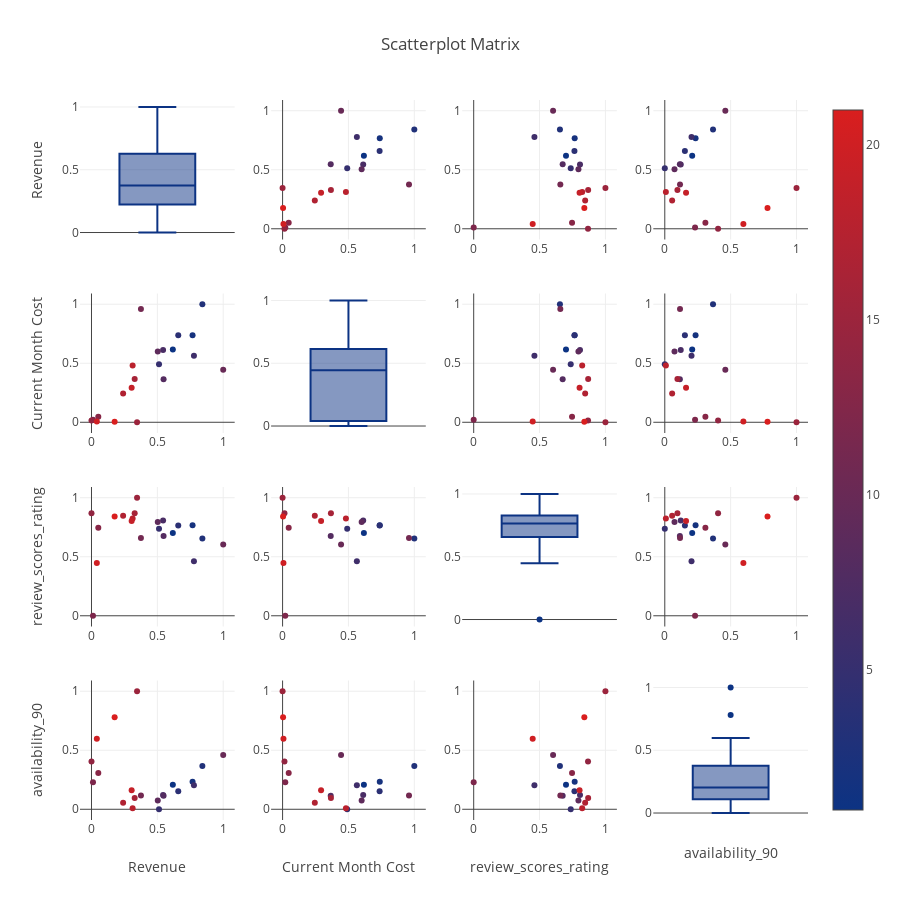

Write notebook code for a chart like this one.
### Code cell
# plotting the Scatterplot Matrix

import plotly.figure_factory as ff

# Here the Index is arranged so that the scale on the side starts from 1 and ends at 21 instead of the default (0 to 21)
scatter_df['index'] = np.arange(1,len(scatter_df)+1)


fig = ff.create_scatterplotmatrix(scatter_df, diag ='box', index = 'index' , colormap ='Portland',
                                 colormap_type = 'seq', height = 900, width = 900)
iplot(fig)

### Figure 1 — Plotly figure (JSON) as saved in the notebook; plotly's stock layout.template omitted (floating-point values rounded to 4 significant figures)
{"data": [{"marker": {"color": "rgb(12, 51, 131)"}, "showlegend": false, "type": "box", "uid": "5dab0a36-5c97-11e9-92a3-3cf862c2ea5b", "xaxis": "x", "y": [0.6176, 0.7673, 0.8417, 0.6587, 0.5128, 0.7778, 0.5436, 0.5473, 0.5032, 1, 0.3754, 0.01134, 0.05167, 0, 0.3459, 0.3279, 0.2401, 0.3122, 0.3049, 0.04064, 0.1758], "yaxis": "y"}, {"marker": {"color": [1, 2, 3, 4, 5, 6, 7, 8, 9, 10, 11, 12, 13, 14, 15, 16, 17, 18, 19, 20, 21], "colorscale": [[0, "rgb(12, 51, 131)"], [1, "rgb(217, 30, 30)"]], "showscale": true, "size": 6}, "mode": "markers", "showlegend": false, "type": "scatter", "uid": "5daba60a-5c97-11e9-bc3a-3cf862c2ea5b", "x": [0.6173, 0.7379, 1, 0.7365, 0.4906, 0.5639, 0.6119, 0.3654, 0.6002, 0.4439, 0.9596, 0.0204, 0.0464, 0.01431, 0, 0.3668, 0.2446, 0.4807, 0.2922, 0.006606, 0.003702], "xaxis": "x2", "y": [0.6176, 0.7673, 0.8417, 0.6587, 0.5128, 0.7778, 0.5436, 0.5473, 0.5032, 1, 0.3754, 0.01134, 0.05167, 0, 0.3459, 0.3279, 0.2401, 0.3122, 0.3049, 0.04064, 0.1758], "yaxis": "y2"}, {"marker": {"color": [1, 2, 3, 4, 5, 6, 7, 8, 9, 10, 11, 12, 13, 14, 15, 16, 17, 18, 19, 20, 21], "colorscale": [[0, "rgb(12, 51, 131)"], [1, "rgb(217, 30, 30)"]], "showscale": false, "size": 6}, "mode": "markers", "showlegend": false, "type": "scatter", "uid": "5dac1aee-5c97-11e9-b689-3cf862c2ea5b", "x": [0.7008, 0.7667, 0.6547, 0.7649, 0.7366, 0.4611, 0.8071, 0.6755, 0.7952, 0.6027, 0.6578, 0, 0.7467, 0.868, 1, 0.869, 0.8463, 0.8238, 0.8038, 0.448, 0.84], "xaxis": "x3", "y": [0.6176, 0.7673, 0.8417, 0.6587, 0.5128, 0.7778, 0.5436, 0.5473, 0.5032, 1, 0.3754, 0.01134, 0.05167, 0, 0.3459, 0.3279, 0.2401, 0.3122, 0.3049, 0.04064, 0.1758], "yaxis": "y3"}, {"marker": {"color": [1, 2, 3, 4, 5, 6, 7, 8, 9, 10, 11, 12, 13, 14, 15, 16, 17, 18, 19, 20, 21], "colorscale": [[0, "rgb(12, 51, 131)"], [1, "rgb(217, 30, 30)"]], "showscale": false, "size": 6}, "mode": "markers", "showlegend": false, "type": "scatter", "uid": "5dac68d8-5c97-11e9-a117-3cf862c2ea5b", "x": [0.2081, 0.2337, 0.3662, 0.1527, 0, 0.203, 0.1211, 0.1143, 0.07378, 0.4596, 0.1157, 0.2299, 0.3083, 0.4046, 1, 0.09609, 0.05591, 0.008152, 0.1613, 0.5966, 0.78], "xaxis": "x4", "y": [0.6176, 0.7673, 0.8417, 0.6587, 0.5128, 0.7778, 0.5436, 0.5473, 0.5032, 1, 0.3754, 0.01134, 0.05167, 0, 0.3459, 0.3279, 0.2401, 0.3122, 0.3049, 0.04064, 0.1758], "yaxis": "y4"}, {"marker": {"color": [1, 2, 3, 4, 5, 6, 7, 8, 9, 10, 11, 12, 13, 14, 15, 16, 17, 18, 19, 20, 21], "colorscale": [[0, "rgb(12, 51, 131)"], [1, "rgb(217, 30, 30)"]], "showscale": false, "size": 6}, "mode": "markers", "showlegend": false, "type": "scatter", "uid": "5dacddb6-5c97-11e9-b9f7-3cf862c2ea5b", "x": [0.6176, 0.7673, 0.8417, 0.6587, 0.5128, 0.7778, 0.5436, 0.5473, 0.5032, 1, 0.3754, 0.01134, 0.05167, 0, 0.3459, 0.3279, 0.2401, 0.3122, 0.3049, 0.04064, 0.1758], "xaxis": "x5", "y": [0.6173, 0.7379, 1, 0.7365, 0.4906, 0.5639, 0.6119, 0.3654, 0.6002, 0.4439, 0.9596, 0.0204, 0.0464, 0.01431, 0, 0.3668, 0.2446, 0.4807, 0.2922, 0.006606, 0.003702], "yaxis": "y5"}, {"marker": {"color": "rgb(12, 51, 131)"}, "showlegend": false, "type": "box", "uid": "5dad529c-5c97-11e9-b5bf-3cf862c2ea5b", "xaxis": "x6", "y": [0.6173, 0.7379, 1, 0.7365, 0.4906, 0.5639, 0.6119, 0.3654, 0.6002, 0.4439, 0.9596, 0.0204, 0.0464, 0.01431, 0, 0.3668, 0.2446, 0.4807, 0.2922, 0.006606, 0.003702], "yaxis": "y6"}, {"marker": {"color": [1, 2, 3, 4, 5, 6, 7, 8, 9, 10, 11, 12, 13, 14, 15, 16, 17, 18, 19, 20, 21], "colorscale": [[0, "rgb(12, 51, 131)"], [1, "rgb(217, 30, 30)"]], "showscale": false, "size": 6}, "mode": "markers", "showlegend": false, "type": "scatter", "uid": "5dadee6e-5c97-11e9-a917-3cf862c2ea5b", "x": [0.7008, 0.7667, 0.6547, 0.7649, 0.7366, 0.4611, 0.8071, 0.6755, 0.7952, 0.6027, 0.6578, 0, 0.7467, 0.868, 1, 0.869, 0.8463, 0.8238, 0.8038, 0.448, 0.84], "xaxis": "x7", "y": [0.6173, 0.7379, 1, 0.7365, 0.4906, 0.5639, 0.6119, 0.3654, 0.6002, 0.4439, 0.9596, 0.0204, 0.0464, 0.01431, 0, 0.3668, 0.2446, 0.4807, 0.2922, 0.006606, 0.003702], "yaxis": "y7"}, {"marker": {"color": [1, 2, 3, 4, 5, 6, 7, 8, 9, 10, 11, 12, 13, 14, 15, 16, 17, 18, 19, 20, 21], "colorscale": [[0, "rgb(12, 51, 131)"], [1, "rgb(217, 30, 30)"]], "showscale": false, "size": 6}, "mode": "markers", "showlegend": false, "type": "scatter", "uid": "5dae634a-5c97-11e9-ae0e-3cf862c2ea5b", "x": [0.2081, 0.2337, 0.3662, 0.1527, 0, 0.203, 0.1211, 0.1143, 0.07378, 0.4596, 0.1157, 0.2299, 0.3083, 0.4046, 1, 0.09609, 0.05591, 0.008152, 0.1613, 0.5966, 0.78], "xaxis": "x8", "y": [0.6173, 0.7379, 1, 0.7365, 0.4906, 0.5639, 0.6119, 0.3654, 0.6002, 0.4439, 0.9596, 0.0204, 0.0464, 0.01431, 0, 0.3668, 0.2446, 0.4807, 0.2922, 0.006606, 0.003702], "yaxis": "y8"}, {"marker": {"color": [1, 2, 3, 4, 5, 6, 7, 8, 9, 10, 11, 12, 13, 14, 15, 16, 17, 18, 19, 20, 21], "colorscale": [[0, "rgb(12, 51, 131)"], [1, "rgb(217, 30, 30)"]], "showscale": false, "size": 6}, "mode": "markers", "showlegend": false, "type": "scatter", "uid": "5daed890-5c97-11e9-97cc-3cf862c2ea5b", "x": [0.6176, 0.7673, 0.8417, 0.6587, 0.5128, 0.7778, 0.5436, 0.5473, 0.5032, 1, 0.3754, 0.01134, 0.05167, 0, 0.3459, 0.3279, 0.2401, 0.3122, 0.3049, 0.04064, 0.1758], "xaxis": "x9", "y": [0.7008, 0.7667, 0.6547, 0.7649, 0.7366, 0.4611, 0.8071, 0.6755, 0.7952, 0.6027, 0.6578, 0, 0.7467, 0.868, 1, 0.869, 0.8463, 0.8238, 0.8038, 0.448, 0.84], "yaxis": "y9"}, {"marker": {"color": [1, 2, 3, 4, 5, 6, 7, 8, 9, 10, 11, 12, 13, 14, 15, 16, 17, 18, 19, 20, 21], "colorscale": [[0, "rgb(12, 51, 131)"], [1, "rgb(217, 30, 30)"]], "showscale": false, "size": 6}, "mode": "markers", "showlegend": false, "type": "scatter", "uid": "5dafc278-5c97-11e9-a6ae-3cf862c2ea5b", "x": [0.6173, 0.7379, 1, 0.7365, 0.4906, 0.5639, 0.6119, 0.3654, 0.6002, 0.4439, 0.9596, 0.0204, 0.0464, 0.01431, 0, 0.3668, 0.2446, 0.4807, 0.2922, 0.006606, 0.003702], "xaxis": "x10", "y": [0.7008, 0.7667, 0.6547, 0.7649, 0.7366, 0.4611, 0.8071, 0.6755, 0.7952, 0.6027, 0.6578, 0, 0.7467, 0.868, 1, 0.869, 0.8463, 0.8238, 0.8038, 0.448, 0.84], "yaxis": "y10"}, {"marker": {"color": "rgb(12, 51, 131)"}, "showlegend": false, "type": "box", "uid": "5db00fd8-5c97-11e9-a6e0-3cf862c2ea5b", "xaxis": "x11", "y": [0.7008, 0.7667, 0.6547, 0.7649, 0.7366, 0.4611, 0.8071, 0.6755, 0.7952, 0.6027, 0.6578, 0, 0.7467, 0.868, 1, 0.869, 0.8463, 0.8238, 0.8038, 0.448, 0.84], "yaxis": "y11"}, {"marker": {"color": [1, 2, 3, 4, 5, 6, 7, 8, 9, 10, 11, 12, 13, 14, 15, 16, 17, 18, 19, 20, 21], "colorscale": [[0, "rgb(12, 51, 131)"], [1, "rgb(217, 30, 30)"]], "showscale": false, "size": 6}, "mode": "markers", "showlegend": false, "type": "scatter", "uid": "5db084b6-5c97-11e9-a9ea-3cf862c2ea5b", "x": [0.2081, 0.2337, 0.3662, 0.1527, 0, 0.203, 0.1211, 0.1143, 0.07378, 0.4596, 0.1157, 0.2299, 0.3083, 0.4046, 1, 0.09609, 0.05591, 0.008152, 0.1613, 0.5966, 0.78], "xaxis": "x12", "y": [0.7008, 0.7667, 0.6547, 0.7649, 0.7366, 0.4611, 0.8071, 0.6755, 0.7952, 0.6027, 0.6578, 0, 0.7467, 0.868, 1, 0.869, 0.8463, 0.8238, 0.8038, 0.448, 0.84], "yaxis": "y12"}, {"marker": {"color": [1, 2, 3, 4, 5, 6, 7, 8, 9, 10, 11, 12, 13, 14, 15, 16, 17, 18, 19, 20, 21], "colorscale": [[0, "rgb(12, 51, 131)"], [1, "rgb(217, 30, 30)"]], "showscale": false, "size": 6}, "mode": "markers", "showlegend": false, "type": "scatter", "uid": "5db0f998-5c97-11e9-b22d-3cf862c2ea5b", "x": [0.6176, 0.7673, 0.8417, 0.6587, 0.5128, 0.7778, 0.5436, 0.5473, 0.5032, 1, 0.3754, 0.01134, 0.05167, 0, 0.3459, 0.3279, 0.2401, 0.3122, 0.3049, 0.04064, 0.1758], "xaxis": "x13", "y": [0.2081, 0.2337, 0.3662, 0.1527, 0, 0.203, 0.1211, 0.1143, 0.07378, 0.4596, 0.1157, 0.2299, 0.3083, 0.4046, 1, 0.09609, 0.05591, 0.008152, 0.1613, 0.5966, 0.78], "yaxis": "y13"}, {"marker": {"color": [1, 2, 3, 4, 5, 6, 7, 8, 9, 10, 11, 12, 13, 14, 15, 16, 17, 18, 19, 20, 21], "colorscale": [[0, "rgb(12, 51, 131)"], [1, "rgb(217, 30, 30)"]], "showscale": false, "size": 6}, "mode": "markers", "showlegend": false, "type": "scatter", "uid": "5db16e76-5c97-11e9-8046-3cf862c2ea5b", "x": [0.6173, 0.7379, 1, 0.7365, 0.4906, 0.5639, 0.6119, 0.3654, 0.6002, 0.4439, 0.9596, 0.0204, 0.0464, 0.01431, 0, 0.3668, 0.2446, 0.4807, 0.2922, 0.006606, 0.003702], "xaxis": "x14", "y": [0.2081, 0.2337, 0.3662, 0.1527, 0, 0.203, 0.1211, 0.1143, 0.07378, 0.4596, 0.1157, 0.2299, 0.3083, 0.4046, 1, 0.09609, 0.05591, 0.008152, 0.1613, 0.5966, 0.78], "yaxis": "y14"}, {"marker": {"color": [1, 2, 3, 4, 5, 6, 7, 8, 9, 10, 11, 12, 13, 14, 15, 16, 17, 18, 19, 20, 21], "colorscale": [[0, "rgb(12, 51, 131)"], [1, "rgb(217, 30, 30)"]], "showscale": false, "size": 6}, "mode": "markers", "showlegend": false, "type": "scatter", "uid": "5db1e354-5c97-11e9-9c3c-3cf862c2ea5b", "x": [0.7008, 0.7667, 0.6547, 0.7649, 0.7366, 0.4611, 0.8071, 0.6755, 0.7952, 0.6027, 0.6578, 0, 0.7467, 0.868, 1, 0.869, 0.8463, 0.8238, 0.8038, 0.448, 0.84], "xaxis": "x15", "y": [0.2081, 0.2337, 0.3662, 0.1527, 0, 0.203, 0.1211, 0.1143, 0.07378, 0.4596, 0.1157, 0.2299, 0.3083, 0.4046, 1, 0.09609, 0.05591, 0.008152, 0.1613, 0.5966, 0.78], "yaxis": "y15"}, {"marker": {"color": "rgb(12, 51, 131)"}, "showlegend": false, "type": "box", "uid": "5db23142-5c97-11e9-abfa-3cf862c2ea5b", "xaxis": "x16", "y": [0.2081, 0.2337, 0.3662, 0.1527, 0, 0.203, 0.1211, 0.1143, 0.07378, 0.4596, 0.1157, 0.2299, 0.3083, 0.4046, 1, 0.09609, 0.05591, 0.008152, 0.1613, 0.5966, 0.78], "yaxis": "y16"}], "layout": {"height": 900, "showlegend": true, "title": "Scatterplot Matrix", "width": 900, "xaxis": {"anchor": "y", "domain": [0, 0.2125], "showticklabels": false}, "xaxis10": {"anchor": "y10", "domain": [0.2625, 0.475]}, "xaxis11": {"anchor": "y11", "domain": [0.525, 0.7375], "showticklabels": false}, "xaxis12": {"anchor": "y12", "domain": [0.7875, 1]}, "xaxis13": {"anchor": "y13", "domain": [0, 0.2125], "title": "Revenue"}, "xaxis14": {"anchor": "y14", "domain": [0.2625, 0.475], "title": "Current Month Cost"}, "xaxis15": {"anchor": "y15", "domain": [0.525, 0.7375], "title": "review_scores_rating"}, "xaxis16": {"anchor": "y16", "domain": [0.7875, 1], "showticklabels": false, "title": "availability_90"}, "xaxis2": {"anchor": "y2", "domain": [0.2625, 0.475]}, "xaxis3": {"anchor": "y3", "domain": [0.525, 0.7375]}, "xaxis4": {"anchor": "y4", "domain": [0.7875, 1]}, "xaxis5": {"anchor": "y5", "domain": [0, 0.2125]}, "xaxis6": {"anchor": "y6", "domain": [0.2625, 0.475], "showticklabels": false}, "xaxis7": {"anchor": "y7", "domain": [0.525, 0.7375]}, "xaxis8": {"anchor": "y8", "domain": [0.7875, 1]}, "xaxis9": {"anchor": "y9", "domain": [0, 0.2125]}, "yaxis": {"anchor": "x", "domain": [0.8063, 1], "title": "Revenue"}, "yaxis10": {"anchor": "x10", "domain": [0.2687, 0.4625]}, "yaxis11": {"anchor": "x11", "domain": [0.2687, 0.4625]}, "yaxis12": {"anchor": "x12", "domain": [0.2687, 0.4625]}, "yaxis13": {"anchor": "x13", "domain": [0, 0.1938], "title": "availability_90"}, "yaxis14": {"anchor": "x14", "domain": [0, 0.1938]}, "yaxis15": {"anchor": "x15", "domain": [0, 0.1938]}, "yaxis16": {"anchor": "x16", "domain": [0, 0.1938]}, "yaxis2": {"anchor": "x2", "domain": [0.8063, 1]}, "yaxis3": {"anchor": "x3", "domain": [0.8063, 1]}, "yaxis4": {"anchor": "x4", "domain": [0.8063, 1]}, "yaxis5": {"anchor": "x5", "domain": [0.5375, 0.7312], "title": "Current Month Cost"}, "yaxis6": {"anchor": "x6", "domain": [0.5375, 0.7312]}, "yaxis7": {"anchor": "x7", "domain": [0.5375, 0.7312]}, "yaxis8": {"anchor": "x8", "domain": [0.5375, 0.7312]}, "yaxis9": {"anchor": "x9", "domain": [0.2687, 0.4625], "title": "review_scores_rating"}}}
